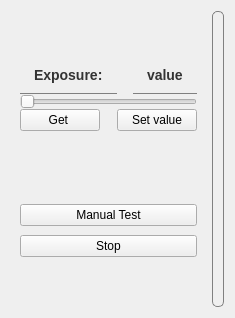
      <widget class="QWidget" name="tab_2">
       <attribute name="title">
        <string>Setting</string>
       </attribute>
       <layout class="QGridLayout" name="gridLayout_4">
        <item row="0" column="0">
         <widget class="QFrame" name="formFrame_2">
          <layout class="QGridLayout" name="gridLayout_3">
           <property name="sizeConstraint">
            <enum>QLayout::SetDefaultConstraint</enum>
           </property>
           <property name="topMargin">
            <number>46</number>
           </property>
           <property name="bottomMargin">
            <number>58</number>
           </property>
           <property name="spacing">
            <number>0</number>
           </property>
           <item row="0" column="0">
            <widget class="QLabel" name="ex">
             <property name="sizePolicy">
              <sizepolicy hsizetype="Preferred" vsizetype="Fixed">
               <horstretch>0</horstretch>
               <verstretch>0</verstretch>
              </sizepolicy>
             </property>
             <property name="styleSheet">
              <string notr="true">QLabel {
    color: #333;                 /* Màu chữ */
    font-size: 14px;             /* Cỡ chữ */
    font-weight: bold;           /* Đậm chữ */
    background-color: transparent; /* Nền trong suốt */
    padding: 10px;                /* Khoảng cách nội dung */
    /*border: 1px solid gray;      /* Viền 2px màu đen */
    /*border-radius: 5px;          /* Bo góc viền 5px */
	border-top: none;   /* Viền trên */
    border-right: none;           /* Không có viền phải */
    border-bottom:1px solid gray;         /* Không có viền dưới */
    border-left: none;            /* Không có viền trái */
}</string>
             </property>
             <property name="text">
              <string>Exposure:</string>
             </property>
            </widget>
           </item>
           <item row="0" column="2">
            <widget class="QLabel" name="exposure_txt">
             <property name="styleSheet">
              <string notr="true">QLabel {
    color: #333;                 /* Màu chữ */
    font-size: 14px;             /* Cỡ chữ */
    font-weight: bold;           /* Đậm chữ */
    background-color: transparent; /* Nền trong suốt */
    padding: 10px;                /* Khoảng cách nội dung */
   /* border: 1px solid gray;      /* Viền 2px màu đen */
   /* border-radius: 5px;          /* Bo góc viền 5px */
	border-top: none;   /* Viền trên */
    border-right: none;           /* Không có viền phải */
    border-bottom:1px solid gray;         /* Không có viền dưới */
    border-left: none;            /* Không có viền trái */
}</string>
             </property>
             <property name="text">
              <string>value</string>
             </property>
            </widget>
           </item>
           <item row="1" column="0" colspan="3">
            <widget class="QSlider" name="exposure_slider">
             <property name="sizePolicy">
              <sizepolicy hsizetype="Expanding" vsizetype="Fixed">
               <horstretch>0</horstretch>
               <verstretch>0</verstretch>
              </sizepolicy>
             </property>
             <property name="baseSize">
              <size>
               <width>0</width>
               <height>0</height>
              </size>
             </property>
             <property name="orientation">
              <enum>Qt::Horizontal</enum>
             </property>
            </widget>
           </item>
           <item row="2" column="0">
            <widget class="QPushButton" name="pushButton_9">
             <property name="sizePolicy">
              <sizepolicy hsizetype="Maximum" vsizetype="Fixed">
               <horstretch>0</horstretch>
               <verstretch>0</verstretch>
              </sizepolicy>
             </property>
             <property name="text">
              <string>Get </string>
             </property>
            </widget>
           </item>
           <item row="2" column="1" colspan="2">
            <widget class="QPushButton" name="pushButton_10">
             <property name="sizePolicy">
              <sizepolicy hsizetype="Maximum" vsizetype="Fixed">
               <horstretch>0</horstretch>
               <verstretch>0</verstretch>
              </sizepolicy>
             </property>
             <property name="text">
              <string>Set value</string>
             </property>
            </widget>
           </item>
          </layout>
         </widget>
        </item>
        <item row="0" column="1" rowspan="2">
         <layout class="QVBoxLayout" name="verticalLayout_6">
          <item>
           <widget class="QLabel" name="image_view_2">
            <property name="sizePolicy">
             <sizepolicy hsizetype="Expanding" vsizetype="Expanding">
              <horstretch>0</horstretch>
              <verstretch>0</verstretch>
             </sizepolicy>
            </property>
            <property name="styleSheet">
             <string notr="true">QLabel {
    color: #333;                 /* Màu chữ */
    font-size: 16px;             /* Cỡ chữ */
    font-weight: bold;           /* Đậm chữ */
    background-color: transparent; /* Nền trong suốt */
    padding: 0px;                /* Khoảng cách nội dung */
    border: 1px solid gray;      /* Viền 2px màu đen */
    border-radius: 5px;          /* Bo góc viền 5px */
}
</string>
            </property>
            <property name="text">
             <string/>
            </property>
           </widget>
          </item>
         </layout>
        </item>
        <item row="1" column="0">
         <widget class="QFrame" name="verticalFrame_5">
          <layout class="QVBoxLayout" name="verticalLayout_7">
           <property name="spacing">
            <number>9</number>
           </property>
           <property name="bottomMargin">
            <number>50</number>
           </property>
           <item>
            <widget class="QPushButton" name="pushButton_7">
             <property name="sizePolicy">
              <sizepolicy hsizetype="Preferred" vsizetype="Fixed">
               <horstretch>0</horstretch>
               <verstretch>0</verstretch>
              </sizepolicy>
             </property>
             <property name="styleSheet">
              <string notr="true"/>
             </property>
             <property name="text">
              <string>Manual Test</string>
             </property>
            </widget>
           </item>
           <item>
            <widget class="QPushButton" name="pushButton_8">
             <property name="sizePolicy">
              <sizepolicy hsizetype="Preferred" vsizetype="Fixed">
               <horstretch>0</horstretch>
               <verstretch>0</verstretch>
              </sizepolicy>
             </property>
             <property name="styleSheet">
              <string notr="true"/>
             </property>
             <property name="text">
              <string>Stop</string>
             </property>
            </widget>
           </item>
          </layout>
         </widget>
        </item>
       </layout>
      </widget>
